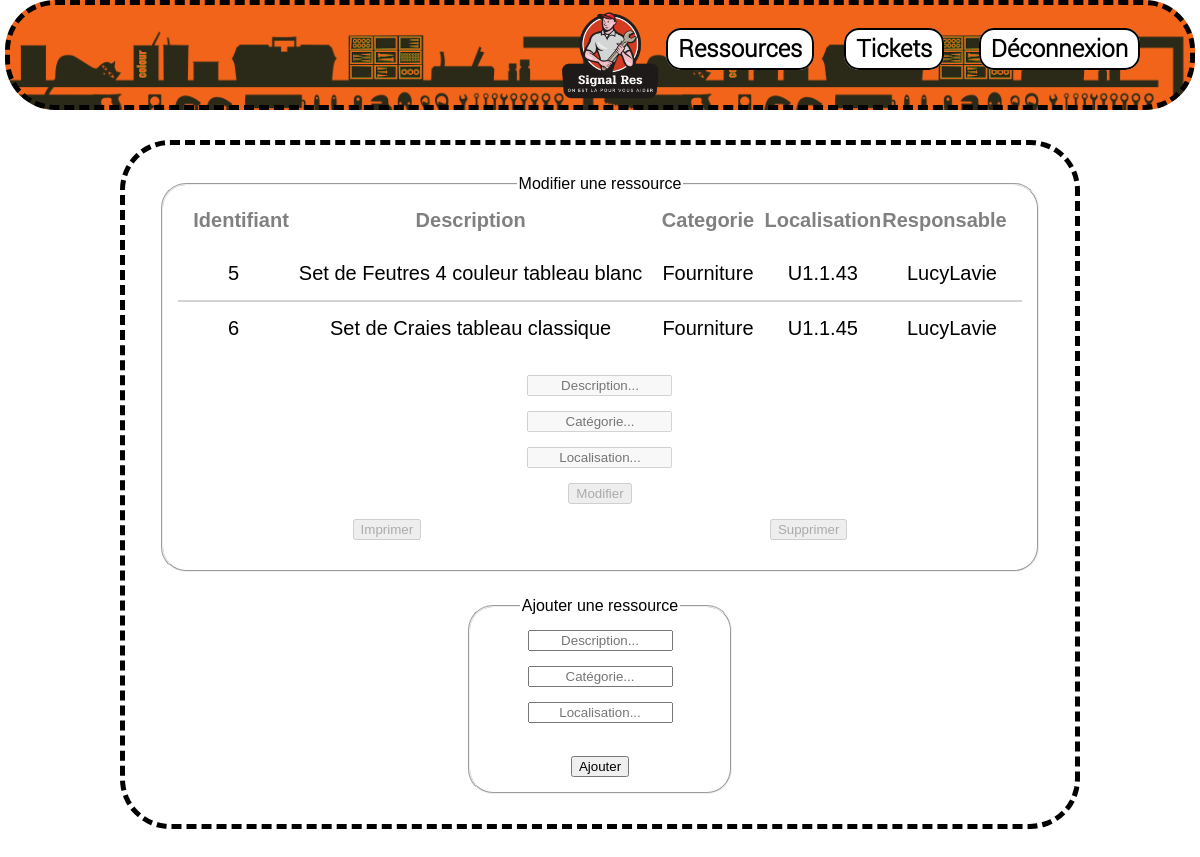
Page /ressource (signed in) on the committed database.
### tables this page shows
CREATE TABLE res (
    idres INT PRIMARY KEY NOT NULL AUTO_INCREMENT,
    description VARCHAR(50),
    categorie VARCHAR(10),
    localisation VARCHAR(25),  
    iduser INT DEFAULT 1,
    CONSTRAINT FK_iduserres FOREIGN KEY (iduser) REFERENCES users(iduser)
    ON UPDATE CASCADE ON DELETE SET NULL
);

CREATE TABLE users (
    iduser INT PRIMARY KEY NOT NULL AUTO_INCREMENT,
    username VARCHAR(50),
    mdp VARCHAR(100)
);

### controllers/ResController.php (called while the page is built, shortened)
<?php
require_once('MainController.php');
require_once(__DIR__.'/../models/ResModel.php');
class ResController extends MainController {
    private ResModel $resModel;
    public function __construct() {
        $this->resModel = new ResModel();
    }
    public function render($cssInclude = null, $jsInclude = null, $content = null) {
        if ($_SESSION['username'] === 'admin') {
            $res = $this->resModel->getAll();
            $users = (new UserModel())->getUsernames();
        } else {
            $res = $this->resModel->getValues("iduser", $_SESSION['iduser']);
        }
        $cssIncludes = ['/public/css/res.css'];
        $jsIncludes = ['/public/js/res.js'];
        require(__DIR__.'/../views/ResView.php');
        $content = ob_get_clean();
        parent::render($cssIncludes, $jsIncludes, $content);
    }
}
?>

### models/MainModel.php (called while the page is built, shortened)
<?php
abstract class MainModel {
    private $host = "localhost";
    private $db_name = "projet";
    private $username = "projet";
    private $password = "tejorp";
    public function setConnection(){
        try{
            $this->connexion = new PDO("mysql:host=" . $this->host .
                    ";dbname=" . $this->db_name, $this->username, $this->password,
                    array(PDO::ATTR_ERRMODE => PDO::ERRMODE_WARNING));
        } catch(PDOException $exception){
            echo "Erreur de connexion : " . $exception->getMessage();
        }
    }
}
?>

### models/ResModel.php (called while the page is built, shortened)
<?php
    require_once('MainModel.php');
    class ResModel extends MainModel {
        public function getValues($key, $value){
            $sql = 'SELECT idres, description, categorie, localisation, username
                    FROM res, users WHERE res.iduser = users.iduser && res.'
                    .$key."='".$value."';";
            $query = $this->connexion->prepare($sql);
            $query->execute();
            return $query->fetchAll(PDO::FETCH_NUM);
        }
    }
?>

### controllers/MainController.php (called while the page is built, shortened)
<?php
    abstract class MainController {
        protected function render($cssIncludes, $jsIncludes, $content) {
            $session=false;
            if(isset($_SESSION['iduser']) && $_SESSION['iduser']!=null) {
                $session=true;
            }
            require(__DIR__.'/../views/MainView.php');
        }
    }
?>

### views/ResView.php (the view, shortened to what this page needs)
<fieldset id="updateRes">
    <legend>Modifier une ressource</legend>
    <table>
        <thead>
            <tr>
                <th colspan="1">Identifiant</th>
                <th colspan="1">Description</th>
                <th colspan="1">Categorie</th>
                <th colspan="1">Localisation</th>
                <th colspan="1">Responsable</th>
            </tr>
        </thead>
        <tbody>
            <?php
                if ($res != null) {
                    foreach ($res as $ressource) {
                        echo('<tr>');
                        foreach ($ressource as $key => $category) {
                            echo('<td>'.$category.'</td>');
                        }
                        echo('</tr>');
                    }
                }
            ?>
        </tbody>
    </table>
    <div class="modification">
        <form action="/update/res" method="post" class="modification">
            <fieldset>
                <input type="text" name="desc"
                    placeholder="Description..." size="15" />
                <br>
                <input type="text" name="cat"
                    placeholder="Catégorie..." size="15" />
                <br>
                <input type="text" name="loc"
                    placeholder="Localisation..." size="15" />
                <br>
                <input type="submit" value="Modifier"/>
            </fieldset>
        </form>
        <div id="gestionButtons">
            <form method="post" id="impr" target="_blank">
                <fieldset>
                    <input type="submit" value="Imprimer"/>
                </fieldset>
            </form>
            <form action="/delete/res" method="post">
                <fieldset>
                    <input type="submit" value="Supprimer"/>
                </fieldset>
            </form>
        </div>
    </div>
</fieldset>
    <form method="post" action="/add/res" id="addRes">
        <fieldset>
            <legend>Ajouter une ressource</legend>
            <input type="text" name="desc" placeholder="Description..." size="15"/>
            <br/>
            <input type="text" name="cat" placeholder="Catégorie..." size="15"/>
            <br/>
            <input type="text" name="loc" placeholder="Localisation..." size="15"/>
            <br/>
            <br>
            <input type="submit" value="Ajouter"/>
        </fieldset>
    </form>

### Router.php (shortened to what this page needs)
<?php
    $url = explode('/', $_SERVER['REQUEST_URI']);
    $pages = [
        ["", "MenuController"],
        ["menu", "MenuController"],
        ["login", "LoginController"],
        ["admin", "AdminController"],
        ["ressource", "ResController"],
        ["tickets", "TicketsController"]
    ];
    foreach ($pages as $page) {
        if ( $url[1] === $page[0] ) {
            $controller = new $page[1]();
            $controller->render();
            exit;
        }
    }
    exit;
?>

### views/MainView.php (shortened to what this page needs)
<!DOCTYPE html>
<html lang="fr">
    <head>
        <link href="/public/css/main.css" rel="stylesheet" />
        <?php
            if ($cssIncludes != null) {
                foreach ($cssIncludes as $file) {
                    echo('<link href="'.$file.'" rel="stylesheet">');
                }
            }
        ?>
    </head>
    <body>
        <header class="mainHeader">
            <img class="logo" src="/public/images/logo.png" alt="signalres logo"
                onclick="window.location='/';">
            <div class="navigation">
                <?php if($session) {
                        echo('<a href="/ressource">Ressources</a>');
                        echo('<a href="/tickets">Tickets</a>');
                    }
                ?>
                <?php if($session) {
                        echo('<a href="/logout">Déconnexion</a>');
                    } else {
                        echo('<a href="/login">Connexion</a>');
                    }
                ?>
            </div>
        </header>
        <div class="content">
            <?= $content ?>
        </div>
    </body>
</html>

### public/css/main.css (style rules this page uses)
* { text-align: center; font-family: 'Sora', sans-serif; }
html,body, footer { margin: 0px; padding: 0px; }
.mainHeader { position: sticky; top: 0; height: 100px; background-size: 50%; background-image: url(../images/outils.png); background-blend-mode: darken; background-color: #F26419; border: 5px dashed black; border-radius: 50px; margin: 0px 5px 5px 5px; padding: 0 50px 0 50px; }
.logo { width: 100px; margin-left: 20px; cursor: pointer; }
.navigation { position: absolute; float: right; right:20px; top: 30%; }
.mainHeader a { font-family: 'Roboto'; text-decoration: none; font-weight: bold; font-size: x-large; color: black; background-color: white; border: 2px solid black; border-radius: 15px; padding: 5px 10px 5px 10px; margin-right: 30px; }
.content { display: block; margin: 30px 10% 30px 10%; background-color: white; border: 5px dashed black; border-radius: 50px; padding: 30px; }

### public/css/res.css (style rules this page uses)
table { font-size: 20px; margin-left: auto; margin-right: auto; text-align: center; border-collapse: collapse; }
thead { color: gray; }
thead th:first-child { padding: 0 0 15px 15px; }
thead th:last-child { padding: 0 15px 15px 0; }
thead th { padding-bottom: 15px; }
tbody tr { cursor: pointer; }
td { border: 2px solid lightgray; }
#updateRes { width: fit-content; margin-left: auto; margin-right: auto; border-radius: 25px; padding: 15px; }
#updateRes table { width: fit-content; margin-left: auto; margin-right: auto; margin-bottom: 20px; border: none; }
#updateRes tr:first-child * { border-top: none; }
#updateRes td { padding: 15px 10px 15px 10px; border-left: none; border-right: none; }
#updateRes tr:last-child * { border-bottom: none; }
#updateRes fieldset { border: none; width: fit-content; height: fit-content; }
fieldset { padding: 0 50px 0 50px; }
form { width: fit-content; text-align: center; margin-left: auto; margin-right: auto; }
input { margin-bottom: 15px; }
#addRes { width: fit-content; margin: 25px auto auto auto; margin-left: auto; }
#addRes fieldset { border-radius: 25px; padding-top: 15px; }
#gestionButtons { display: flex; }

### rows in the picture
res: idres "5", description "Set de Feutres 4 couleur tableau blanc", categorie "Fourniture", localisation "U1.1.43", iduser.username "LucyLavie"
res: idres "6", description "Set de Craies tableau classique", categorie "Fourniture", localisation "U1.1.45", iduser.username "LucyLavie"
